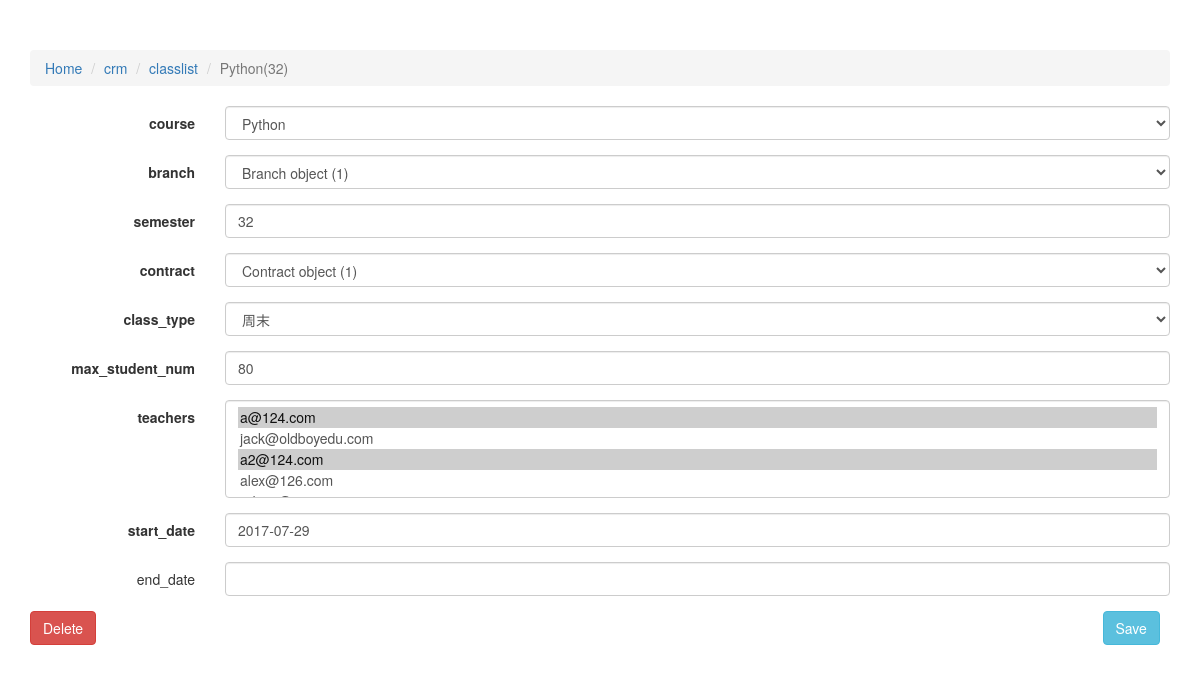
/luffyadmin/crm/classlist/1/change/, run on the app's committed database.
### crm/models.py (models this page shows)
class ClassList(models.Model):
    course = models.ForeignKey("Course")
    branch = models.ForeignKey("Branch")
    semester = models.IntegerField("学期")
    class_type_choices = ((0,'周末'),(1,'脱产'),(2,'网络'))
    contract = models.ForeignKey("Contract")
    class_type = models.SmallIntegerField(choices=class_type_choices)
    max_student_num = models.IntegerField(default=80)
    teachers = models.ManyToManyField("Account")
    start_date = models.DateField("开班日期")
    end_date = models.DateField("结业日期",blank=True,null=True)
    def __str__(self):
        return "%s(%s)" %(self.course,self.semester)
    class Meta:
        unique_together = ('course','branch','semester','class_type')

class Course(models.Model):
    name = models.CharField(max_length=128,unique=True)
    period = models.IntegerField("周期(月)")
    price = models.IntegerField()
    outline = models.TextField()
    def __str__(self):
        return self.name

### luffyAdmin/views.py (the view)
# urls.py: url(r'^(\w+)/(\w+)/(\d+)/change/$', views.table_obj_change, name="table_obj_change"),
def table_obj_change(request,app_name,model_name,object_id,no_render=False):
    if app_name in site.registered_admins:
        if model_name in site.registered_admins[app_name]:
            admin_class = site.registered_admins[app_name][model_name]
            obj = admin_class.model.objects.get(id=object_id)
            form = forms.create_dynamic_modelform(admin_class.model)
            if request.method == "GET":
                form_obj = form(instance=obj)
            elif request.method == "POST":
                form_obj = form(instance=obj,data=request.POST)
                if form_obj.is_valid():
                    form_obj.save()
    if no_render:
        return locals()
    else:
        return render(request,'luffyadmin/table_object_change.html',locals())

### crm/models.py (called while the page is built)
    def __str__(self):
        return self.email

### luffyAdmin/forms.py (called while the page is built)
def __new__(cls, *args, **kwargs):
    print(cls.base_fields)
    for field_name in cls.base_fields:
        field = cls.base_fields[field_name]
        attr_dic = { 'class': 'form-control'}
        field.widget.attrs.update(attr_dic)
    return ModelForm.__new__(cls)

def create_dynamic_modelform(model_class):
    class Meta:
        model = model_class
        fields = "__all__"
    def default_clean(self):
        print("self.errors ",self.errors )
        print("clean::::",self.cleaned_data)
    def clean_consultant(self):
        print("dddd",self.cleaned_data,self.errors )
    dynamic_modelform = type("DynamicModelForm",
                             (ModelForm,),
                             {'Meta':Meta,'__new__':__new__,
                              'clean':default_clean,
                              'clean_consultant':clean_consultant,
                              })
    return dynamic_modelform

### templates/luffyadmin/table_object_change.html
{% extends 'base.html' %}
{% load luffyadmin_tags %}
{% block body %}
{% include 'luffyadmin/components/object_change_form.html' %}
{% endblock %}

### templates/base.html (shortened to what this page needs)
<!DOCTYPE html>
<html lang="zh-CN">
<head>
    <link href="/static/css/bootstrap.min.css" rel="stylesheet">
    <link href="/static/css/ie10-viewport-bug-workaround.css" rel="stylesheet">
    <link href="/static/css/dashboard.css" rel="stylesheet">
    <link rel="stylesheet" href="/static/font-awesome/css/font-awesome.min.css">
  </head>
  <body>
{% block body %}{% endblock %}
</body></html>

### templates/luffyadmin/components/object_change_form.html (shortened to what this page needs)
{% load luffyadmin_tags %}
<div class="container">
        <ol class="breadcrumb">
              <li><a href="/luffyadmin/">Home</a></li>
              <li ><a href="/luffyadmin/{{ app_name }}/">{{ app_name }}</a></li>
              <li ><a href="/luffyadmin/{{ app_name }}/{{ model_name }}/">{{ model_name }}</a></li>
              <li class="active">{% if  form_obj.instance.id %}{{ form_obj.instance }}{% else %}添加{{ model_name }}{% endif %}</li>
        </ol>
        <form class="form-horizontal" method="post">{% csrf_token %}
            {% for field in form_obj %}
              <div class="form-group">
                <label class="col-sm-2 control-label">
                    {% if field.field.required %}
                    {{ field.name }}
                    {% else %}
                        <span style="font-weight: normal">{{ field.name }}</span>
                    {% endif %}
                </label>
                <div class="col-sm-10">
                    {% if field.name in admin_class.readonly_fields %}
                        <div>{% get_readonly_field_val field.name form_obj.instance %} </div>
                    {% else %}
                        {% if field.name in admin_class.filter_horizontal %}
                            <div >
                                {% get_selected_m2m_objects form_obj field.name as selected_m2m_objects %}
                                {% get_m2m_objects admin_class field.name selected_m2m_objects as m2m_objects  %}
                                <div class="col-lg-5">
                                    <input oninput="FuzzySearch(this)" type="search" class="form-control">
                                    <select  id="{{ field.name }}_from"  multiple class="form-control">
                                        {% for obj in m2m_objects %}
                                            <option ondblclick="MoveElementTo(this,'{{ field.name }}_to','{{ field.name }}')" value="{{ obj.id }}">{{ obj }}</option>
                                        {% endfor %}
                                    </select>
                                </div>
                                <div class="col-lg-5">
                                    <select ele-type="right-select-ele" name="{{ field.name }}" id="{{ field.name }}_to" multiple class="form-control">
                                        {% for obj in selected_m2m_objects %}
                                            <option ondblclick="MoveElementTo(this,'{{ field.name }}_from','{{ field.name }}')"  value="{{ obj.id }}">{{ obj }}</option>
                                        {% endfor %}
                                    </select>
                                </div>
                            </div>
                        {% else %}
                            {{ field }}
                        {% endif %}
                    {% endif %}
                </div>
              </div>
            {% endfor %}
            <div class="form-group">
                <div class="col-sm-1 ">
                    <a class="btn btn-danger" href="{% url 'object_del' app_name model_name  form_obj.instance.id %}">Delete</a>
                </div>
                <div class="col-sm-1 col-lg-offset-10">
                    <input type="submit" onclick="SelectAllm2mElements()" class="btn btn-info" value="Save">
                </div>
            </div>
        </form>
    </div>

### statics/css/dashboard.css (style rules this page uses)
body { padding-top: 50px; }

### data on the page
ClassList: instance "Python(32)", form_obj "Python" "Branch object (1)" "32" "Contract object (1)" "周末" "80" "2017-07-29"

### other printed values
{{ app_name }} "crm"
{{ model_name }} "classlist"
{{ field.name }} "course" "branch" "semester" "contract" "class_type" "max_student_num" "teachers" "start_date"
{{ field.name }} "end_date"
